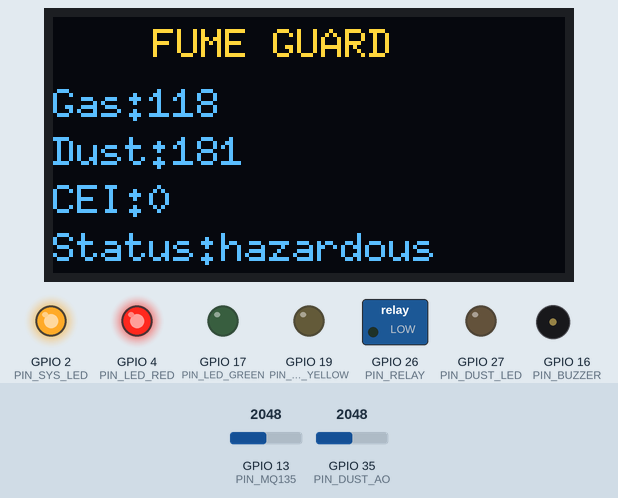
The program below on a simulated ESP32. Shown: 128×64 one-colour display, switched loads named in the program (green lamp = pin HIGH), output pins drawn as LEDs (lit = HIGH), buzzer (waves = sounding, pin HIGH). The test bench sets the inputs (shaded band); at power-on: GPIO 35 (PIN_DUST_AO) = 2048, GPIO 13 (PIN_MQ135) = 2048. The OLED is the two-colour kind (top 16 rows yellow); WiFi joins after 1.5 s; servers stay silent unless stated; the local clock reads 2024-03-15 10:24:30 at power-on unless the program sets it; no MQTT or app messages arrive unless stated; what the program prints to the serial monitor is not drawn.

Above: at 2.8 s.
2.9 s: GPIO 35 (PIN_DUST_AO) set to 1331
At 4.6 s:
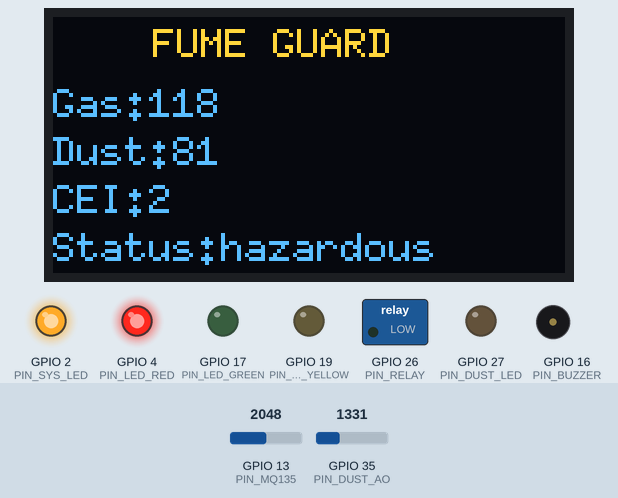
5.3 s: GPIO 35 (PIN_DUST_AO) set to 1215
At 6.3 s:
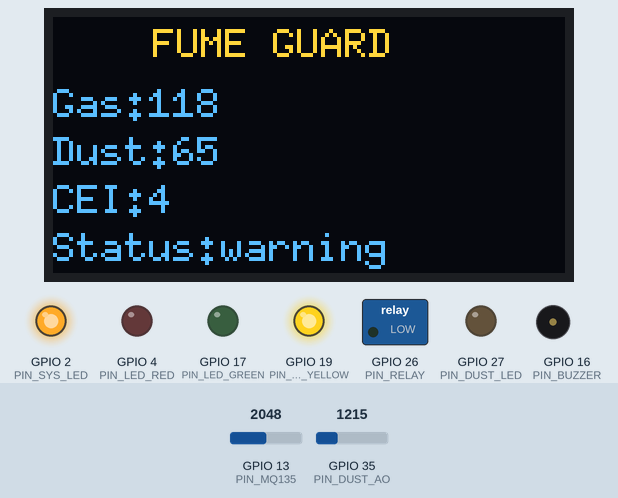
8.3 s: GPIO 35 (PIN_DUST_AO) set to 1030
At 10.7 s:
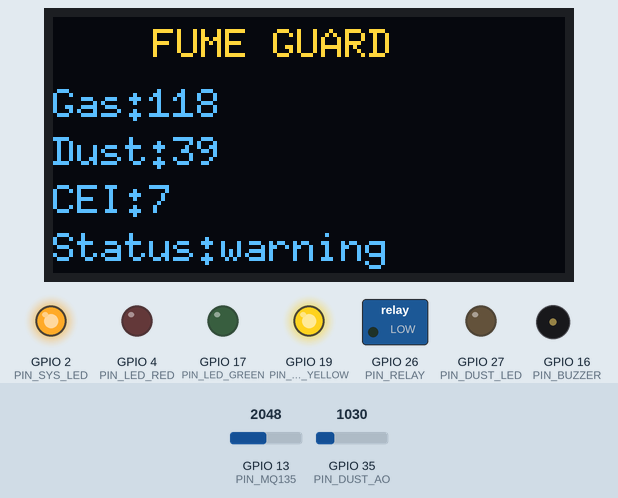
11.3 s: GPIO 35 (PIN_DUST_AO) set to 938
At 12.4 s:
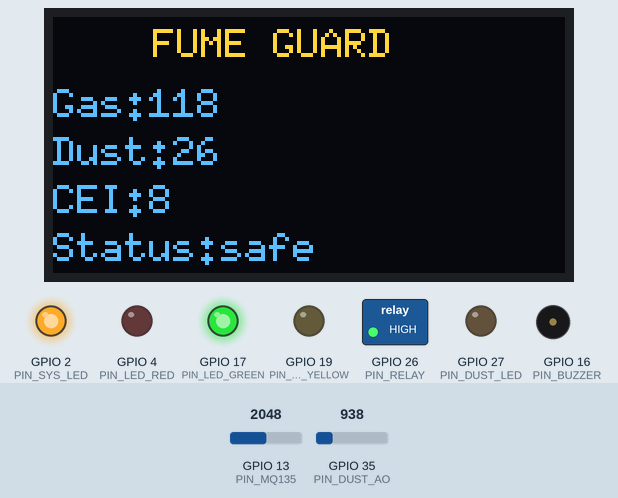
13.5 s: GPIO 13 (PIN_MQ135) set to 2190
At 15.8 s:
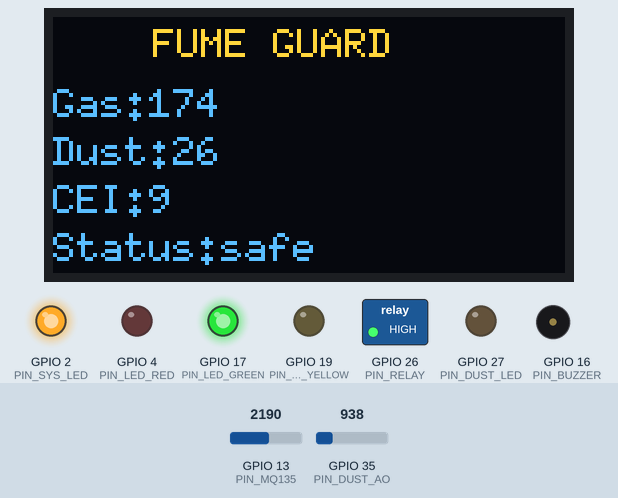
16.1 s: GPIO 13 (PIN_MQ135) set to 2303
At 17.8 s:
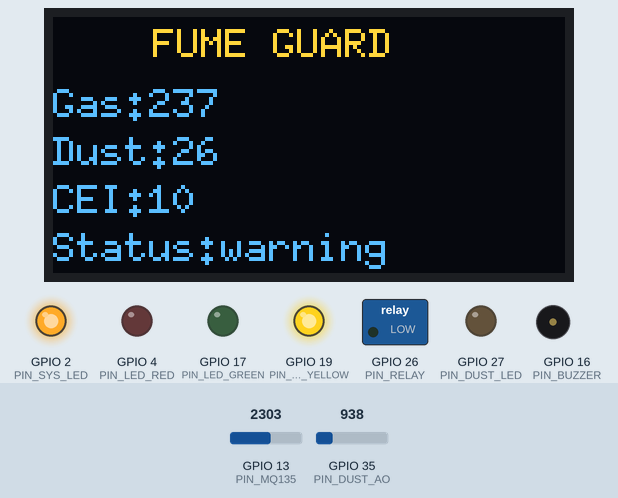
Timing chart, 0 to 18.9 s (numbered marks = the images above; inputs shaded):
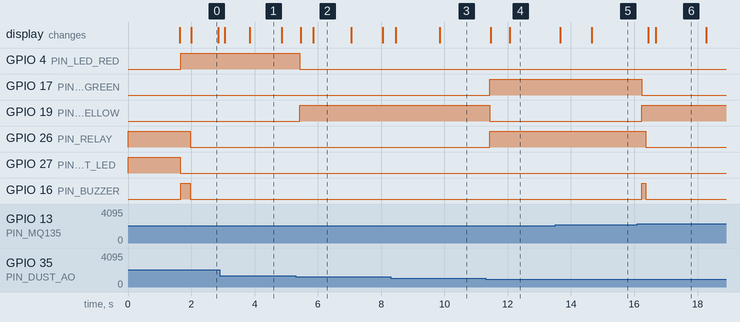

The program:

main.cpp
```cpp
/**
 * FumeGuard ESP32 firmware
 * MQ-135 gas, GP2Y1014AU dust, relay fan, status LEDs, buzzer, SH1106 OLED, MQTT telemetry
 */
#include <Arduino.h>
#include <WiFi.h>
#include <WiFiClientSecure.h>
#include <PubSubClient.h>
#include <ArduinoJson.h>
#include <Wire.h>
#include <U8g2lib.h>
#include <time.h>

#include "config.h"

#if __has_include("secrets.h")
#include "secrets.h"
#else
#warning "Copy include/secrets.h.example to include/secrets.h"
#define WIFI_SSID "CHANGE_ME"
#define WIFI_PASSWORD "CHANGE_ME"
#define MQTT_HOST "192.168.1.100"
#define MQTT_PORT 1883
#define MQTT_USER ""
#define MQTT_PASS ""
#define MQTT_SECURE false
#define DEVICE_ID "esp32-01"
#endif

#ifndef MQTT_SECURE
#define MQTT_SECURE false
#endif

static U8G2_SH1106_128X64_NONAME_F_HW_I2C u8g2(U8G2_R0, U8X8_PIN_NONE);

static WiFiClient wifiClient;
static WiFiClientSecure secureWifiClient;
static PubSubClient mqtt;

static float cei = 0;
static unsigned long lastTelemetryMs = 0;
static unsigned long lastSampleMs = 0;
static unsigned long lastTs = 0;
static bool fanOn = false;
static bool ledOn = false;
static bool prevFanOn = false;
static bool alarmArmed = true;
static String lastStatus = "safe";

static float readMq135Ppm();
static float readDustUgM3();
static float computeLoad(float gas, float dust);
static String deriveStatus(float gas, float dust, float ceiVal);
static void setRelay(bool on);
static void updateActuators(const String& status);
static void updateOled(float gas, float dust, float ceiVal, const String& status);
static void publishTelemetry();
static void publishEvent(const char* type, const char* message);
static void reconnectMqtt();
static long long nowEpochMs();

void setup() {
  Serial.begin(115200);

  pinMode(PIN_SYS_LED, OUTPUT);
  pinMode(PIN_LED_GREEN, OUTPUT);
  pinMode(PIN_LED_YELLOW, OUTPUT);
  pinMode(PIN_LED_RED, OUTPUT);
  pinMode(PIN_BUZZER, OUTPUT);
  pinMode(PIN_RELAY, OUTPUT);
  pinMode(PIN_DUST_LED, OUTPUT);
  pinMode(PIN_MQ135, INPUT);
  pinMode(PIN_DUST_AO, INPUT);

  digitalWrite(PIN_LED_GREEN, LOW);
  digitalWrite(PIN_LED_YELLOW, LOW);
  digitalWrite(PIN_LED_RED, LOW);
  digitalWrite(PIN_BUZZER, LOW);
  digitalWrite(PIN_DUST_LED, HIGH);
  setRelay(false);
  digitalWrite(PIN_SYS_LED, HIGH);

  Wire.begin(I2C_SDA, I2C_SCL);
  u8g2.begin();
  u8g2.clearBuffer();
  u8g2.setFont(u8g2_font_6x10_tf);
  u8g2.drawStr(20, 32, "FumeGuard");
  u8g2.drawStr(12, 48, "Starting...");
  u8g2.sendBuffer();

  WiFi.mode(WIFI_STA);
  WiFi.begin(WIFI_SSID, WIFI_PASSWORD);
  Serial.print("WiFi connecting");
  while (WiFi.status() != WL_CONNECTED) {
    delay(500);
    Serial.print(".");
  }
  Serial.println("\nWiFi OK: " + WiFi.localIP().toString());

  configTime(0, 0, "pool.ntp.org", "time.nist.gov");
  struct tm timeinfo;
  for (int i = 0; i < 20 && !getLocalTime(&timeinfo); i++) {
    delay(500);
  }

  if (MQTT_SECURE) {
    secureWifiClient.setInsecure();
    mqtt.setClient(secureWifiClient);
    Serial.println("MQTT: Secure TLS mode enabled");
  } else {
    mqtt.setClient(wifiClient);
    Serial.println("MQTT: Unsecure TCP mode enabled");
  }

  mqtt.setServer(MQTT_HOST, MQTT_PORT);
  mqtt.setBufferSize(512);
  reconnectMqtt();

  u8g2.clearBuffer();
  u8g2.drawStr(16, 32, "MQTT ready");
  u8g2.sendBuffer();
}

void loop() {
  if (WiFi.status() != WL_CONNECTED) {
    WiFi.reconnect();
  }
  if (!mqtt.connected()) {
    reconnectMqtt();
  }
  mqtt.loop();

  unsigned long now = millis();
  if (now - lastSampleMs < 200) {
    return;
  }
  lastSampleMs = now;

  float gas = readMq135Ppm();
  float dust = readDustUgM3();
  float load = computeLoad(gas, dust);

  if (lastTs > 0 && now > lastTs && load > IDLE_LOAD_THRESHOLD) {
    float deltaSec = (now - lastTs) / 1000.0f;
    cei += load * deltaSec;
  }
  lastTs = now;

  String status = deriveStatus(gas, dust, cei);
  updateActuators(status);
  updateOled(gas, dust, cei, status);

  if (status != lastStatus) {
    if (status == "hazardous") {
      publishEvent("alert", "Hazardous air quality");
    } else {
      publishEvent("threshold", "Air quality status changed");
    }
    lastStatus = status;
  }

  if (fanOn && !prevFanOn) {
    publishEvent("fan_on", "Exhaust fan activated");
  } else if (!fanOn && prevFanOn) {
    publishEvent("fan_off", "Exhaust fan deactivated");
  }
  prevFanOn = fanOn;

  if (now - lastTelemetryMs >= TELEMETRY_INTERVAL_MS) {
    lastTelemetryMs = now;
    publishTelemetry();
  }
}

static int readAdcAvg(int pin) {
  long sum = 0;
  for (int i = 0; i < ADC_SAMPLES; i++) {
    sum += analogRead(pin);
    delay(2);
  }
  return sum / ADC_SAMPLES;
}

static float readMq135Ppm() {
  int raw = readAdcAvg(PIN_MQ135);
  float voltage = (raw / 4095.0f) * 3.3f;
  float rs = MQ135_RL_KOHM * (3.3f - voltage) / (voltage + 0.01f);
  float ratio = rs / MQ135_RO_CLEAN;
  float ppm = 116.6020682f * powf(ratio, -2.769034857f);
  return constrain(ppm, 0.0f, 2000.0f);
}

static float readDustUgM3() {
  digitalWrite(PIN_DUST_LED, LOW);
  delayMicroseconds(280);
  int raw = analogRead(PIN_DUST_AO);
  digitalWrite(PIN_DUST_LED, HIGH);
  delayMicroseconds(40);
  digitalWrite(PIN_DUST_LED, LOW);
  delayMicroseconds(9680);

  float voltage = (raw / 4095.0f) * 3.3f;
  float density = (voltage - DUST_VOLTAGE_NO_DUST) * DUST_DENSITY_MAX /
                  (DUST_VOLTAGE_MAX - DUST_VOLTAGE_NO_DUST);
  return constrain(density, 0.0f, DUST_DENSITY_MAX);
}

static float computeLoad(float gas, float dust) {
  float gasNorm = min(1.0f, gas / GAS_HAZARD_PPM);
  float dustNorm = min(1.0f, dust / DUST_HAZARD_UGM3);
  return max(gasNorm, dustNorm);
}

static String deriveStatus(float gas, float dust, float ceiVal) {
  if (gas >= GAS_HAZARD_PPM || dust >= DUST_HAZARD_UGM3 || ceiVal >= CEI_HAZARD) {
    return "hazardous";
  }
  if (gas >= GAS_WARNING_PPM || dust >= DUST_WARNING_UGM3 || ceiVal >= CEI_WARNING) {
    return "warning";
  }
  return "safe";
}

static void setRelay(bool on) {
#if RELAY_ACTIVE_LOW
  digitalWrite(PIN_RELAY, on ? LOW : HIGH);
#else
  digitalWrite(PIN_RELAY, on ? HIGH : LOW);
#endif
}

static void updateActuators(const String& status) {
  digitalWrite(PIN_LED_GREEN, LOW);
  digitalWrite(PIN_LED_YELLOW, LOW);
  digitalWrite(PIN_LED_RED, LOW);
  digitalWrite(PIN_BUZZER, LOW);

  bool newFanOn = fanOn;

  if (status == "safe") {
    digitalWrite(PIN_LED_GREEN, HIGH);
    newFanOn = false;
    alarmArmed = true;
    ledOn = false;
  } else if (status == "warning") {
    digitalWrite(PIN_LED_YELLOW, HIGH);
    newFanOn = true;
    ledOn = true;
    if (alarmArmed) {
      digitalWrite(PIN_BUZZER, HIGH);
      delay(120);
      digitalWrite(PIN_BUZZER, LOW);
      alarmArmed = false;
    }
  } else {
    digitalWrite(PIN_LED_RED, HIGH);
    newFanOn = true;
    ledOn = true;
    if (alarmArmed) {
      digitalWrite(PIN_BUZZER, HIGH);
      delay(300);
      digitalWrite(PIN_BUZZER, LOW);
      alarmArmed = false;
    }
  }

  if (newFanOn != fanOn) {
    fanOn = newFanOn;
    setRelay(fanOn);
  }
}

static void updateOled(float gas, float dust, float ceiVal, const String& status) {
  u8g2.clearBuffer();
  u8g2.setFont(u8g2_font_6x10_tf);
  u8g2.drawStr(25, 10, "FUME GUARD");

  u8g2.setCursor(0, 25);
  u8g2.print("Gas:");
  u8g2.print((int)gas);

  u8g2.setCursor(0, 37);
  u8g2.print("Dust:");
  u8g2.print((int)dust);

  u8g2.setCursor(0, 49);
  u8g2.print("CEI:");
  u8g2.print((int)ceiVal);

  u8g2.setCursor(0, 61);
  u8g2.print("Status:");
  u8g2.print(status);

  u8g2.sendBuffer();
}

static void publishTelemetry() {
  float gas = readMq135Ppm();
  float dust = readDustUgM3();
  String status = deriveStatus(gas, dust, cei);

  JsonDocument doc;
  doc["ts"] = nowEpochMs();
  doc["gasPpm"] = roundf(gas * 10) / 10.0f;
  doc["dustUgM3"] = roundf(dust * 10) / 10.0f;
  doc["cei"] = roundf(cei * 100) / 100.0f;
  doc["status"] = status;
  doc["fanOn"] = fanOn;
  doc["ledOn"] = ledOn;

  char buf[384];
  serializeJson(doc, buf, sizeof(buf));

  String topic = String("fumeguard/") + DEVICE_ID + "/telemetry";
  mqtt.publish(topic.c_str(), buf, false);
}

static void publishEvent(const char* type, const char* message) {
  JsonDocument doc;
  doc["ts"] = nowEpochMs();
  doc["type"] = type;
  doc["message"] = message;

  char buf[256];
  serializeJson(doc, buf, sizeof(buf));
  String topic = String("fumeguard/") + DEVICE_ID + "/events";
  mqtt.publish(topic.c_str(), buf, false);
}

static long long nowEpochMs() {
  struct tm timeinfo;
  if (getLocalTime(&timeinfo)) {
    return (long long)mktime(&timeinfo) * 1000LL;
  }
  return (long long)millis();
}

static void reconnectMqtt() {
  while (!mqtt.connected()) {
    Serial.print("MQTT connect...");
    String clientId = String("fumeguard-") + DEVICE_ID;
    bool ok;
    if (strlen(MQTT_USER) > 0) {
      ok = mqtt.connect(clientId.c_str(), MQTT_USER, MQTT_PASS);
    } else {
      ok = mqtt.connect(clientId.c_str());
    }
    if (ok) {
      Serial.println(" OK");
      return;
    }
    Serial.print(" fail ");
    Serial.println(mqtt.state());
    delay(3000);
  }
}
```

config.h
```cpp
#pragma once

// ESP32-WROOM-DA pin assignments (match uploaded sketch / PCB)
#define PIN_SYS_LED      2
#define PIN_LED_GREEN    17
#define PIN_LED_YELLOW   19
#define PIN_LED_RED      4
#define PIN_BUZZER       16
#define PIN_RELAY        26

#define PIN_MQ135        13
#define PIN_DUST_LED     27
#define PIN_DUST_AO      35

// SH1106 OLED (I2C)
#define I2C_SDA          21
#define I2C_SCL          22

// Relay module: LOW energizes fan (active-low)
#define RELAY_ACTIVE_LOW 1

// Sampling
#define TELEMETRY_INTERVAL_MS  2000
#define ADC_SAMPLES            10

// Thresholds (match packages/shared DEFAULT_THRESHOLDS)
#define GAS_WARNING_PPM        200.0f
#define GAS_HAZARD_PPM         400.0f
#define DUST_WARNING_UGM3      35.0f
#define DUST_HAZARD_UGM3       75.0f
#define CEI_WARNING            300.0f
#define CEI_HAZARD             600.0f
#define IDLE_LOAD_THRESHOLD    0.05f
#define IDLE_TIMEOUT_MS        (5UL * 60UL * 1000UL)

// Sensor calibration (tune during Week 1)
#define MQ135_RL_KOHM          10.0f
#define MQ135_RO_CLEAN         10.0f
#define DUST_VOLTAGE_NO_DUST   0.6f
#define DUST_VOLTAGE_MAX       3.5f
#define DUST_DENSITY_MAX       500.0f
```

Measured:
- the behaviour switches between 1285 and 1284 on GPIO 35 (PIN_DUST_AO) (found by bisection; images 1 and 2)
- the behaviour switches between 997 and 996 on GPIO 35 (PIN_DUST_AO) (found by bisection; images 3 and 4)
- the behaviour switches between 2240 and 2241 on GPIO 13 (PIN_MQ135) (found by bisection; images 5 and 6)
- after the input at 5.3 s, GPIO 4 (PIN_LED_RED): HIGH → LOW after 0.13 s; GPIO 19 (PIN_LED_YELLOW): LOW → HIGH after 0.13 s; the display: first changes after 0.15 s (image 2 shows a later state)
- after the input at 11.3 s, GPIO 17 (PIN_LED_GREEN), GPIO 26 (PIN_RELAY): LOW → HIGH after 0.13 s; GPIO 19 (PIN_LED_YELLOW): HIGH → LOW after 0.13 s; the display: first changes after 0.16 s (image 4 shows a later state)
- after the input at 13.5 s, the display: first changes after 0.16 s (image 5 shows a later state)
- after the input at 16.1 s, GPIO 17 (PIN_LED_GREEN): HIGH → LOW after 0.14 s; GPIO 19 (PIN_LED_YELLOW): LOW → HIGH after 0.14 s; GPIO 26 (PIN_RELAY): HIGH → LOW after 0.26 s; GPIO 16 (PIN_BUZZER): LOW → HIGH after 0.14 s, → LOW 0.12 s later; the display: first changes after 0.35 s (image 6 shows a later state)
